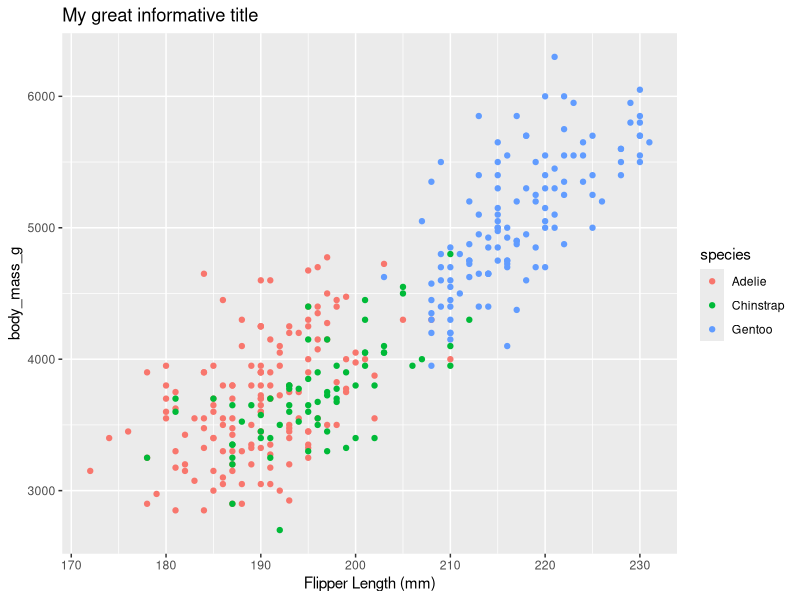

Generate this figure with R:
## ---- chunk 1
library(tidyverse)
library(palmerpenguins)
## ---- chunk 2
penguins
## ---- chunk 3
ggplot(
  data = penguins, 
  mapping = aes(x = flipper_length_mm, y = body_mass_g, color = species)
  ) +
  geom_point() +
  labs(
    title = "My great informative title",
    x = "Flipper Length (mm)"
  )
